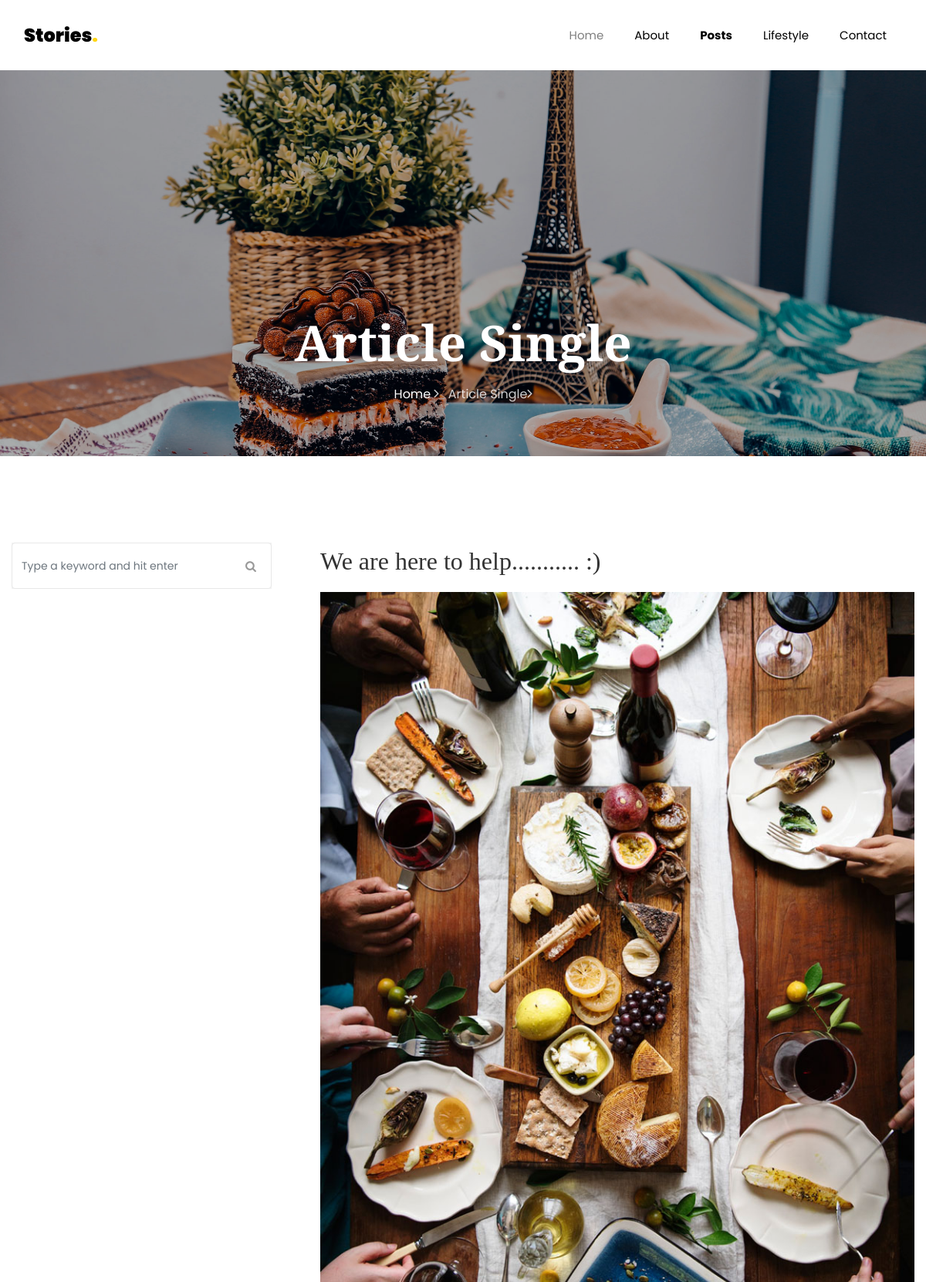
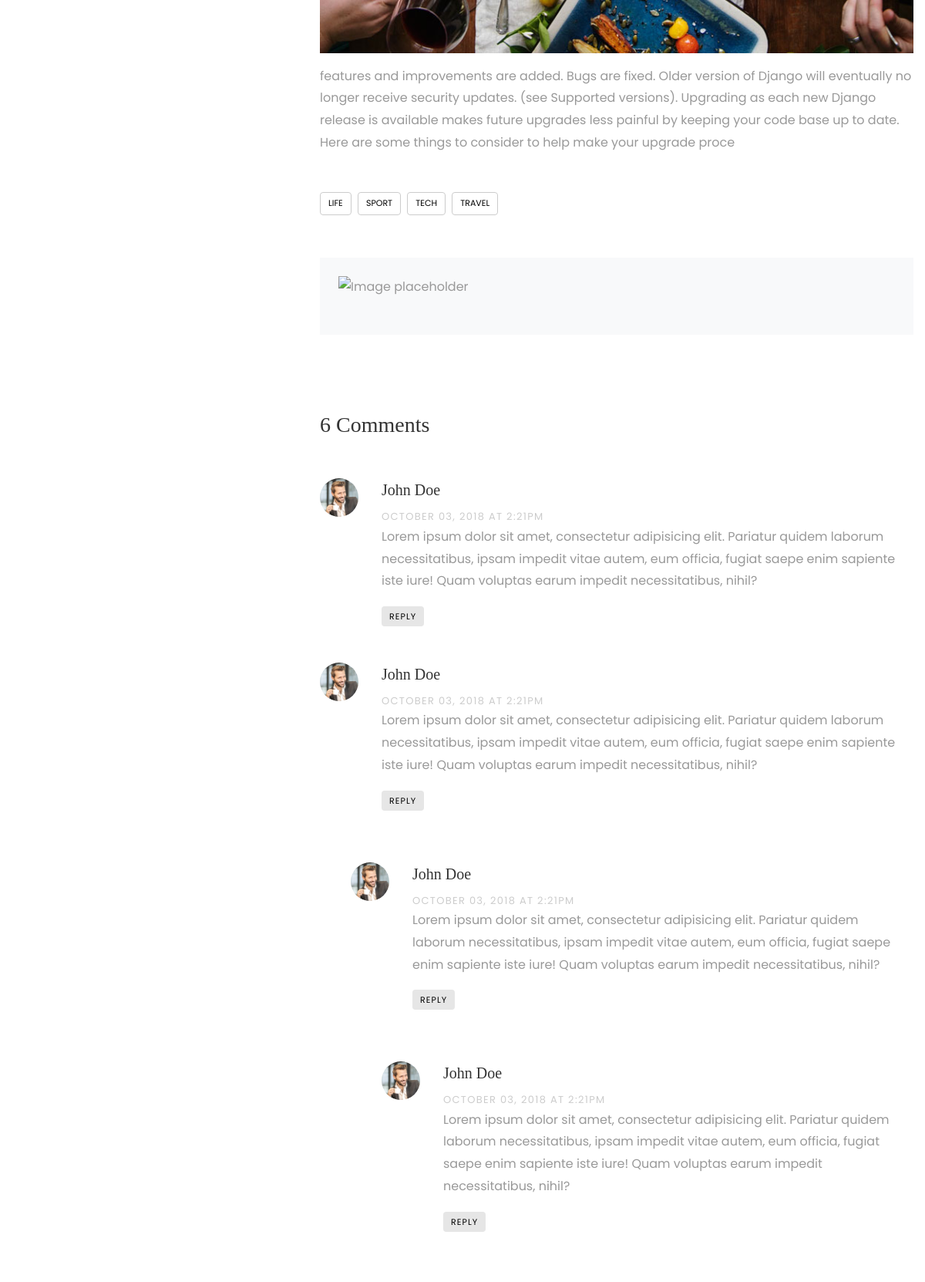
/pag/1/ (upper part), run on the app's committed database (2 pictures, top to bottom).
### story/models.py (models this page shows, shortened)
class Advertise(models.Model):
    title = models.CharField(max_length=100)
    thumbnail = models.ImageField()
    overview = models.TextField()

### story/views.py (the view)
# urls.py: path('pag/<pk>/', views.AdDetailView.as_view(), name='post-advertise'),
class AdDetailView(DetailView):
    model= Advertise
    context_object_name = 'queryset'
    template_name = 'single.html'

### templates/single.html (shortened to what this page needs)
{% extends "base.html" %}
{% load static %}
{% block content %}
  <body>
    <section class="hero-wrap hero-wrap-2" style="background-image: url({% static 'images/bg_4.jpg' %});">
      <div class="overlay"></div>
      <div class="container">
        <div class="row no-gutters slider-text align-items-end justify-content-center">
          <div class="col-md-9 ftco-animate pb-5 text-center">
            <h1 class="mb-3 bread">Article Single</h1>
            <p class="breadcrumbs"><span class="mr-2"><a href="{% url 'index' %}">Home <i class="ion-ios-arrow-forward"></i></a></span> <span>Article Single<i class="ion-ios-arrow-forward"></i></span></p>
          </div>
        </div>
      </div>
    </section>
		<section class="ftco-section">
      <div class="container">
        <div class="row">
          <div class="col-lg-8 order-lg-last ftco-animate">
            <h2 class="mb-3">{{object.title}}</h2>
            <p>
              <img src="{{object.thumbnail.url}}" alt="" class="img-fluid">
            </p>
            <p>{{object.overview}}</p>
            <div class="tag-widget post-tag-container mb-5 mt-5">
              <div class="tagcloud">
                <a href="#" class="tag-cloud-link">Life</a>
                <a href="#" class="tag-cloud-link">Sport</a>
                <a href="#" class="tag-cloud-link">Tech</a>
                <a href="#" class="tag-cloud-link">Travel</a>
              </div>
            </div>
            <div class="about-author d-flex p-4 bg-light">
              <div class="bio mr-5">
                <img src="{{user.author.thumbnail.url}}" alt="Image placeholder" class="img-fluid mb-4">
              </div>
            </div>
            <div class="pt-5 mt-5">
              <h3 class="mb-5">6 Comments</h3>
              <ul class="comment-list">
                <li class="comment">
                  <div class="vcard bio">
                    <img src="{% static 'images/person_1.jpg' %}" alt="Image placeholder">
                  </div>
                  <div class="comment-body">
                    <h3>John Doe</h3>
                    <div class="meta">October 03, 2018 at 2:21pm</div>
                    <p>Lorem ipsum dolor sit amet, consectetur adipisicing elit. Pariatur quidem laborum necessitatibus, ipsam impedit vitae autem, eum officia, fugiat saepe enim sapiente iste iure! Quam voluptas earum impedit necessitatibus, nihil?</p>
                    <p><a href="#" class="reply">Reply</a></p>
                  </div>
                </li>
                <li class="comment">
                  <div class="vcard bio">
                    <img src="{% static 'images/person_1.jpg' %}" alt="Image placeholder">
                  </div>
                  <div class="comment-body">
                    <h3>John Doe</h3>
                    <div class="meta">October 03, 2018 at 2:21pm</div>
                    <p>Lorem ipsum dolor sit amet, consectetur adipisicing elit. Pariatur quidem laborum necessitatibus, ipsam impedit vitae autem, eum officia, fugiat saepe enim sapiente iste iure! Quam voluptas earum impedit necessitatibus, nihil?</p>
                    <p><a href="#" class="reply">Reply</a></p>
                  </div>
                  <ul class="children">
                    <li class="comment">
                      <div class="vcard bio">
                        <img src="{% static 'images/person_1.jpg' %}" alt="Image placeholder">
                      </div>
                      <div class="comment-body">
                        <h3>John Doe</h3>
                        <div class="meta">October 03, 2018 at 2:21pm</div>
                        <p>Lorem ipsum dolor sit amet, consectetur adipisicing elit. Pariatur quidem laborum necessitatibus, ipsam impedit vitae autem, eum officia, fugiat saepe enim sapiente iste iure! Quam voluptas earum impedit necessitatibus, nihil?</p>
                        <p><a href="#" class="reply">Reply</a></p>
                      </div>
                      <ul class="children">
                        <li class="comment">
                          <div class="vcard bio">
                            <img src="{% static 'images/person_1.jpg' %}" alt="Image placeholder">
                          </div>
                          <div class="comment-body">
                            <h3>John Doe</h3>
                            <div class="meta">October 03, 2018 at 2:21pm</div>
                            <p>Lorem ipsum dolor sit amet, consectetur adipisicing elit. Pariatur quidem laborum necessitatibus, ipsam impedit vitae autem, eum officia, fugiat saepe enim sapiente iste iure! Quam voluptas earum impedit necessitatibus, nihil?</p>
                            <p><a href="#" class="reply">Reply</a></p>
                          </div>
                            <ul class="children">
                            </ul>
                        </li>
                      </ul>
                    </li>
                  </ul>
                </li>
              </ul>
            </div>
          </div>
          <div class="col-lg-4 sidebar pr-lg-5 ftco-animate">
            <div class="sidebar-box">
              <form action="#" class="search-form">
                <div class="form-group">
                  <span class="icon icon-search"></span>
                  <input type="text" class="form-control" placeholder="Type a keyword and hit enter">
                </div>
              </form>
            </div>
          </div>
        </div>
      </div>
    </section>
  </body>
  {% endblock content %}

### staticfiles/css/icomoon.css (style rules this page uses)
[class^="icon-"], [class*=" icon-"] { font-family: 'icomoon' !important; speak: none; font-style: normal; font-weight: normal; font-variant: normal; text-transform: none; line-height: 1; -webkit-font-smoothing: antialiased; -moz-osx-font-smoothing: grayscale; }
.icon-search:before { content: "\f002"; }

### data on the page
Advertise: title "We are here to help........... :)", thumbnail (picture), overview "features and improvements are added. Bugs are fixed. Older version of Django will eventually no longer receive security updates. (see Supported versions). Upgrading as each new Django release is available makes future upgrades less painful by keeping your code base up to date. Here are some things to consider to help make your upgrade proce"
